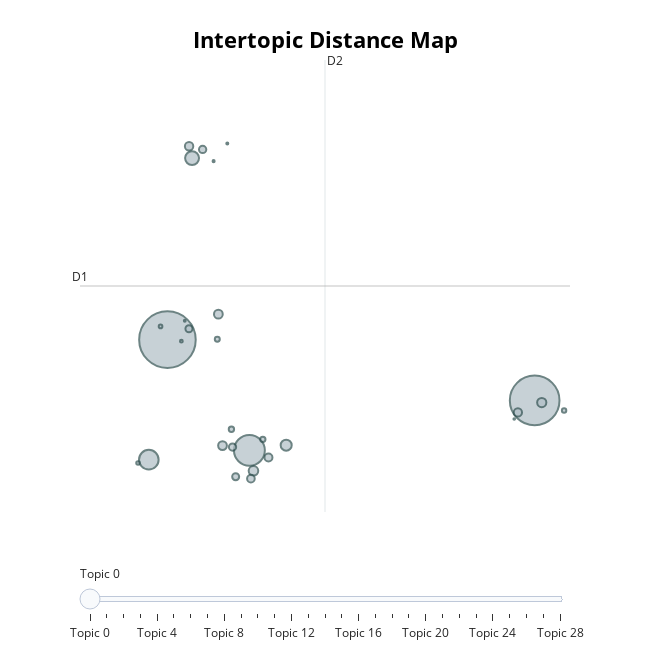

The cell this chart's notebook holds for it:
### Code cell
topic_model = topic_model.reduce_topics(docs, nr_topics=30)
topic_model.visualize_topics()

### Figure 1 — Plotly figure (JSON) as saved in the notebook; plotly's stock layout.template omitted (floating-point values rounded to 4 significant figures)
{"data": [{"customdata": [[0, "play | like | good | get | one", 15852], [1, "play | good | like | get | one", 12219], [2, "good | play | like | get | make", 4731], [3, "ii | love | like | play | good", 1902], [4, "like | get | play | good | one", 959], [5, "make | like | fucking | play | one", 603], [6, "good | like | play | get | make", 457], [7, "play | good | like | bad | great", 421], [8, "like | play | get | good | feel", 382], [9, "enemy | play | get | like | great", 380], [10, "ganked | poison | zone | get | love", 349], [11, "play | make | like | time | one", 340], [12, "rolin | bursss | swag | make | play", 314], [13, "get | bos | like | play | time", 290], [14, "die | get | play | make | story", 266], [15, "die | like | play | get | make", 262], [16, "liar | illusory | ahead | wall | good", 245], [17, "matrixdll | like | good | dementia | cancer", 241], [18, "enemy | get | good | bad | like", 142], [19, "like | play | make | look | feel", 140], [20, "die | tyrit | raime | get | one", 123], [21, "dx | ii | version | game | say", 96], [22, "th | tr | like | one | play", 66], [23, "play | like | back | area | one", 63], [24, "noparse | much | may | good | story", 39], [25, "yes | agian | slowly | long | reckomand", 21], [26, "die | load | useless | dual | offer", 20], [27, "discovery | play | yes | awosme | best", 17], [28, "land | combat | monster | refined | witcher", 13]], "hovertemplate": "<b>Topic %{customdata[0]}</b><br>%{customdata[1]}<br>Size: %{customdata[2]}", "legendgroup": "", "marker": {"color": "#B0BEC5", "line": {"color": "DarkSlateGrey", "width": 2}, "size": [15852, 12219, 4731, 1902, 959, 603, 457, 421, 382, 380, 349, 340, 314, 290, 266, 262, 245, 241, 142, 140, 123, 96, 66, 63, 39, 21, 20, 17, 13], "sizemode": "area", "sizeref": 9.908, "symbol": "circle"}, "mode": "markers", "name": "", "orientation": "v", "showlegend": false, "type": "scatter", "x": [-5.993, 0.1656, -4.619, -6.306, -5.58, -4.002, -4.55, 0.2846, -5.139, -5.07, -5.63, -0.1158, -4.298, -4.593, -5.403, -4.901, -5.632, -4.849, -4.92, -4.393, -5.157, 0.6594, -6.109, -6.487, -5.76, -5.219, -4.989, -5.702, -0.1769], "xaxis": "x", "y": [11.99, 9.97, 8.313, 8.004, 18.01, 8.486, 7.634, 9.901, 12.83, 8.471, 18.41, 9.572, 8.079, 7.373, 18.3, 8.422, 12.35, 7.436, 9.012, 8.678, 12.0, 9.636, 12.43, 7.891, 11.94, 17.91, 18.5, 12.61, 9.356], "yaxis": "y"}], "layout": {"annotations": [{"showarrow": false, "text": "D1", "x": -7.46, "y": 13.77, "yshift": 10}, {"showarrow": false, "text": "D2", "x": -3.351, "xshift": 10, "y": 21.27}], "height": 650, "hoverlabel": {"bgcolor": "white", "font": {"family": "Rockwell", "size": 16}}, "legend": {"itemsizing": "constant", "tracegroupgap": 0}, "margin": {"t": 60}, "shapes": [{"line": {"color": "#CFD8DC", "width": 2}, "type": "line", "x0": -3.351, "x1": -3.351, "y0": 6.267, "y1": 21.27}, {"line": {"color": "#9E9E9E", "width": 2}, "type": "line", "x0": -7.46, "x1": 0.7583, "y0": 13.77, "y1": 13.77}], "sliders": [{"active": 0, "pad": {"t": 50}, "steps": [{"args": [{"marker.color": [["red", "#B0BEC5", "#B0BEC5", "#B0BEC5", "#B0BEC5", "#B0BEC5", "#B0BEC5", "#B0BEC5", "#B0BEC5", "#B0BEC5", "#B0BEC5", "#B0BEC5", "#B0BEC5", "#B0BEC5", "#B0BEC5", "#B0BEC5", "#B0BEC5", "#B0BEC5", "#B0BEC5", "#B0BEC5", "#B0BEC5", "#B0BEC5", "#B0BEC5", "#B0BEC5", "#B0BEC5", "#B0BEC5", "#B0BEC5", "#B0BEC5", "#B0BEC5"]]}], "label": "Topic 0", "method": "update"}, {"args": [{"marker.color": [["#B0BEC5", "red", "#B0BEC5", "#B0BEC5", "#B0BEC5", "#B0BEC5", "#B0BEC5", "#B0BEC5", "#B0BEC5", "#B0BEC5", "#B0BEC5", "#B0BEC5", "#B0BEC5", "#B0BEC5", "#B0BEC5", "#B0BEC5", "#B0BEC5", "#B0BEC5", "#B0BEC5", "#B0BEC5", "#B0BEC5", "#B0BEC5", "#B0BEC5", "#B0BEC5", "#B0BEC5", "#B0BEC5", "#B0BEC5", "#B0BEC5", "#B0BEC5"]]}], "label": "Topic 1", "method": "update"}, {"args": [{"marker.color": [["#B0BEC5", "#B0BEC5", "red", "#B0BEC5", "#B0BEC5", "#B0BEC5", "#B0BEC5", "#B0BEC5", "#B0BEC5", "#B0BEC5", "#B0BEC5", "#B0BEC5", "#B0BEC5", "#B0BEC5", "#B0BEC5", "#B0BEC5", "#B0BEC5", "#B0BEC5", "#B0BEC5", "#B0BEC5", "#B0BEC5", "#B0BEC5", "#B0BEC5", "#B0BEC5", "#B0BEC5", "#B0BEC5", "#B0BEC5", "#B0BEC5", "#B0BEC5"]]}], "label": "Topic 2", "method": "update"}, {"args": [{"marker.color": [["#B0BEC5", "#B0BEC5", "#B0BEC5", "red", "#B0BEC5", "#B0BEC5", "#B0BEC5", "#B0BEC5", "#B0BEC5", "#B0BEC5", "#B0BEC5", "#B0BEC5", "#B0BEC5", "#B0BEC5", "#B0BEC5", "#B0BEC5", "#B0BEC5", "#B0BEC5", "#B0BEC5", "#B0BEC5", "#B0BEC5", "#B0BEC5", "#B0BEC5", "#B0BEC5", "#B0BEC5", "#B0BEC5", "#B0BEC5", "#B0BEC5", "#B0BEC5"]]}], "label": "Topic 3", "method": "update"}, {"args": [{"marker.color": [["#B0BEC5", "#B0BEC5", "#B0BEC5", "#B0BEC5", "red", "#B0BEC5", "#B0BEC5", "#B0BEC5", "#B0BEC5", "#B0BEC5", "#B0BEC5", "#B0BEC5", "#B0BEC5", "#B0BEC5", "#B0BEC5", "#B0BEC5", "#B0BEC5", "#B0BEC5", "#B0BEC5", "#B0BEC5", "#B0BEC5", "#B0BEC5", "#B0BEC5", "#B0BEC5", "#B0BEC5", "#B0BEC5", "#B0BEC5", "#B0BEC5", "#B0BEC5"]]}], "label": "Topic 4", "method": "update"}, {"args": [{"marker.color": [["#B0BEC5", "#B0BEC5", "#B0BEC5", "#B0BEC5", "#B0BEC5", "red", "#B0BEC5", "#B0BEC5", "#B0BEC5", "#B0BEC5", "#B0BEC5", "#B0BEC5", "#B0BEC5", "#B0BEC5", "#B0BEC5", "#B0BEC5", "#B0BEC5", "#B0BEC5", "#B0BEC5", "#B0BEC5", "#B0BEC5", "#B0BEC5", "#B0BEC5", "#B0BEC5", "#B0BEC5", "#B0BEC5", "#B0BEC5", "#B0BEC5", "#B0BEC5"]]}], "label": "Topic 5", "method": "update"}, {"args": [{"marker.color": [["#B0BEC5", "#B0BEC5", "#B0BEC5", "#B0BEC5", "#B0BEC5", "#B0BEC5", "red", "#B0BEC5", "#B0BEC5", "#B0BEC5", "#B0BEC5", "#B0BEC5", "#B0BEC5", "#B0BEC5", "#B0BEC5", "#B0BEC5", "#B0BEC5", "#B0BEC5", "#B0BEC5", "#B0BEC5", "#B0BEC5", "#B0BEC5", "#B0BEC5", "#B0BEC5", "#B0BEC5", "#B0BEC5", "#B0BEC5", "#B0BEC5", "#B0BEC5"]]}], "label": "Topic 6", "method": "update"}, {"args": [{"marker.color": [["#B0BEC5", "#B0BEC5", "#B0BEC5", "#B0BEC5", "#B0BEC5", "#B0BEC5", "#B0BEC5", "red", "#B0BEC5", "#B0BEC5", "#B0BEC5", "#B0BEC5", "#B0BEC5", "#B0BEC5", "#B0BEC5", "#B0BEC5", "#B0BEC5", "#B0BEC5", "#B0BEC5", "#B0BEC5", "#B0BEC5", "#B0BEC5", "#B0BEC5", "#B0BEC5", "#B0BEC5", "#B0BEC5", "#B0BEC5", "#B0BEC5", "#B0BEC5"]]}], "label": "Topic 7", "method": "update"}, {"args": [{"marker.color": [["#B0BEC5", "#B0BEC5", "#B0BEC5", "#B0BEC5", "#B0BEC5", "#B0BEC5", "#B0BEC5", "#B0BEC5", "red", "#B0BEC5", "#B0BEC5", "#B0BEC5", "#B0BEC5", "#B0BEC5", "#B0BEC5", "#B0BEC5", "#B0BEC5", "#B0BEC5", "#B0BEC5", "#B0BEC5", "#B0BEC5", "#B0BEC5", "#B0BEC5", "#B0BEC5", "#B0BEC5", "#B0BEC5", "#B0BEC5", "#B0BEC5", "#B0BEC5"]]}], "label": "Topic 8", "method": "update"}, {"args": [{"marker.color": [["#B0BEC5", "#B0BEC5", "#B0BEC5", "#B0BEC5", "#B0BEC5", "#B0BEC5", "#B0BEC5", "#B0BEC5", "#B0BEC5", "red", "#B0BEC5", "#B0BEC5", "#B0BEC5", "#B0BEC5", "#B0BEC5", "#B0BEC5", "#B0BEC5", "#B0BEC5", "#B0BEC5", "#B0BEC5", "#B0BEC5", "#B0BEC5", "#B0BEC5", "#B0BEC5", "#B0BEC5", "#B0BEC5", "#B0BEC5", "#B0BEC5", "#B0BEC5"]]}], "label": "Topic 9", "method": "update"}, {"args": [{"marker.color": [["#B0BEC5", "#B0BEC5", "#B0BEC5", "#B0BEC5", "#B0BEC5", "#B0BEC5", "#B0BEC5", "#B0BEC5", "#B0BEC5", "#B0BEC5", "red", "#B0BEC5", "#B0BEC5", "#B0BEC5", "#B0BEC5", "#B0BEC5", "#B0BEC5", "#B0BEC5", "#B0BEC5", "#B0BEC5", "#B0BEC5", "#B0BEC5", "#B0BEC5", "#B0BEC5", "#B0BEC5", "#B0BEC5", "#B0BEC5", "#B0BEC5", "#B0BEC5"]]}], "label": "Topic 10", "method": "update"}, {"args": [{"marker.color": [["#B0BEC5", "#B0BEC5", "#B0BEC5", "#B0BEC5", "#B0BEC5", "#B0BEC5", "#B0BEC5", "#B0BEC5", "#B0BEC5", "#B0BEC5", "#B0BEC5", "red", "#B0BEC5", "#B0BEC5", "#B0BEC5", "#B0BEC5", "#B0BEC5", "#B0BEC5", "#B0BEC5", "#B0BEC5", "#B0BEC5", "#B0BEC5", "#B0BEC5", "#B0BEC5", "#B0BEC5", "#B0BEC5", "#B0BEC5", "#B0BEC5", "#B0BEC5"]]}], "label": "Topic 11", "method": "update"}, {"args": [{"marker.color": [["#B0BEC5", "#B0BEC5", "#B0BEC5", "#B0BEC5", "#B0BEC5", "#B0BEC5", "#B0BEC5", "#B0BEC5", "#B0BEC5", "#B0BEC5", "#B0BEC5", "#B0BEC5", "red", "#B0BEC5", "#B0BEC5", "#B0BEC5", "#B0BEC5", "#B0BEC5", "#B0BEC5", "#B0BEC5", "#B0BEC5", "#B0BEC5", "#B0BEC5", "#B0BEC5", "#B0BEC5", "#B0BEC5", "#B0BEC5", "#B0BEC5", "#B0BEC5"]]}], "label": "Topic 12", "method": "update"}, {"args": [{"marker.color": [["#B0BEC5", "#B0BEC5", "#B0BEC5", "#B0BEC5", "#B0BEC5", "#B0BEC5", "#B0BEC5", "#B0BEC5", "#B0BEC5", "#B0BEC5", "#B0BEC5", "#B0BEC5", "#B0BEC5", "red", "#B0BEC5", "#B0BEC5", "#B0BEC5", "#B0BEC5", "#B0BEC5", "#B0BEC5", "#B0BEC5", "#B0BEC5", "#B0BEC5", "#B0BEC5", "#B0BEC5", "#B0BEC5", "#B0BEC5", "#B0BEC5", "#B0BEC5"]]}], "label": "Topic 13", "method": "update"}, {"args": [{"marker.color": [["#B0BEC5", "#B0BEC5", "#B0BEC5", "#B0BEC5", "#B0BEC5", "#B0BEC5", "#B0BEC5", "#B0BEC5", "#B0BEC5", "#B0BEC5", "#B0BEC5", "#B0BEC5", "#B0BEC5", "#B0BEC5", "red", "#B0BEC5", "#B0BEC5", "#B0BEC5", "#B0BEC5", "#B0BEC5", "#B0BEC5", "#B0BEC5", "#B0BEC5", "#B0BEC5", "#B0BEC5", "#B0BEC5", "#B0BEC5", "#B0BEC5", "#B0BEC5"]]}], "label": "Topic 14", "method": "update"}, {"args": [{"marker.color": [["#B0BEC5", "#B0BEC5", "#B0BEC5", "#B0BEC5", "#B0BEC5", "#B0BEC5", "#B0BEC5", "#B0BEC5", "#B0BEC5", "#B0BEC5", "#B0BEC5", "#B0BEC5", "#B0BEC5", "#B0BEC5", "#B0BEC5", "red", "#B0BEC5", "#B0BEC5", "#B0BEC5", "#B0BEC5", "#B0BEC5", "#B0BEC5", "#B0BEC5", "#B0BEC5", "#B0BEC5", "#B0BEC5", "#B0BEC5", "#B0BEC5", "#B0BEC5"]]}], "label": "Topic 15", "method": "update"}, {"args": [{"marker.color": [["#B0BEC5", "#B0BEC5", "#B0BEC5", "#B0BEC5", "#B0BEC5", "#B0BEC5", "#B0BEC5", "#B0BEC5", "#B0BEC5", "#B0BEC5", "#B0BEC5", "#B0BEC5", "#B0BEC5", "#B0BEC5", "#B0BEC5", "#B0BEC5", "red", "#B0BEC5", "#B0BEC5", "#B0BEC5", "#B0BEC5", "#B0BEC5", "#B0BEC5", "#B0BEC5", "#B0BEC5", "#B0BEC5", "#B0BEC5", "#B0BEC5", "#B0BEC5"]]}], "label": "Topic 16", "method": "update"}, {"args": [{"marker.color": [["#B0BEC5", "#B0BEC5", "#B0BEC5", "#B0BEC5", "#B0BEC5", "#B0BEC5", "#B0BEC5", "#B0BEC5", "#B0BEC5", "#B0BEC5", "#B0BEC5", "#B0BEC5", "#B0BEC5", "#B0BEC5", "#B0BEC5", "#B0BEC5", "#B0BEC5", "red", "#B0BEC5", "#B0BEC5", "#B0BEC5", "#B0BEC5", "#B0BEC5", "#B0BEC5", "#B0BEC5", "#B0BEC5", "#B0BEC5", "#B0BEC5", "#B0BEC5"]]}], "label": "Topic 17", "method": "update"}, {"args": [{"marker.color": [["#B0BEC5", "#B0BEC5", "#B0BEC5", "#B0BEC5", "#B0BEC5", "#B0BEC5", "#B0BEC5", "#B0BEC5", "#B0BEC5", "#B0BEC5", "#B0BEC5", "#B0BEC5", "#B0BEC5", "#B0BEC5", "#B0BEC5", "#B0BEC5", "#B0BEC5", "#B0BEC5", "red", "#B0BEC5", "#B0BEC5", "#B0BEC5", "#B0BEC5", "#B0BEC5", "#B0BEC5", "#B0BEC5", "#B0BEC5", "#B0BEC5", "#B0BEC5"]]}], "label": "Topic 18", "method": "update"}, {"args": [{"marker.color": [["#B0BEC5", "#B0BEC5", "#B0BEC5", "#B0BEC5", "#B0BEC5", "#B0BEC5", "#B0BEC5", "#B0BEC5", "#B0BEC5", "#B0BEC5", "#B0BEC5", "#B0BEC5", "#B0BEC5", "#B0BEC5", "#B0BEC5", "#B0BEC5", "#B0BEC5", "#B0BEC5", "#B0BEC5", "red", "#B0BEC5", "#B0BEC5", "#B0BEC5", "#B0BEC5", "#B0BEC5", "#B0BEC5", "#B0BEC5", "#B0BEC5", "#B0BEC5"]]}], "label": "Topic 19", "method": "update"}, {"args": [{"marker.color": [["#B0BEC5", "#B0BEC5", "#B0BEC5", "#B0BEC5", "#B0BEC5", "#B0BEC5", "#B0BEC5", "#B0BEC5", "#B0BEC5", "#B0BEC5", "#B0BEC5", "#B0BEC5", "#B0BEC5", "#B0BEC5", "#B0BEC5", "#B0BEC5", "#B0BEC5", "#B0BEC5", "#B0BEC5", "#B0BEC5", "red", "#B0BEC5", "#B0BEC5", "#B0BEC5", "#B0BEC5", "#B0BEC5", "#B0BEC5", "#B0BEC5", "#B0BEC5"]]}], "label": "Topic 20", "method": "update"}, {"args": [{"marker.color": [["#B0BEC5", "#B0BEC5", "#B0BEC5", "#B0BEC5", "#B0BEC5", "#B0BEC5", "#B0BEC5", "#B0BEC5", "#B0BEC5", "#B0BEC5", "#B0BEC5", "#B0BEC5", "#B0BEC5", "#B0BEC5", "#B0BEC5", "#B0BEC5", "#B0BEC5", "#B0BEC5", "#B0BEC5", "#B0BEC5", "#B0BEC5", "red", "#B0BEC5", "#B0BEC5", "#B0BEC5", "#B0BEC5", "#B0BEC5", "#B0BEC5", "#B0BEC5"]]}], "label": "Topic 21", "method": "update"}, {"args": [{"marker.color": [["#B0BEC5", "#B0BEC5", "#B0BEC5", "#B0BEC5", "#B0BEC5", "#B0BEC5", "#B0BEC5", "#B0BEC5", "#B0BEC5", "#B0BEC5", "#B0BEC5", "#B0BEC5", "#B0BEC5", "#B0BEC5", "#B0BEC5", "#B0BEC5", "#B0BEC5", "#B0BEC5", "#B0BEC5", "#B0BEC5", "#B0BEC5", "#B0BEC5", "red", "#B0BEC5", "#B0BEC5", "#B0BEC5", "#B0BEC5", "#B0BEC5", "#B0BEC5"]]}], "label": "Topic 22", "method": "update"}, {"args": [{"marker.color": [["#B0BEC5", "#B0BEC5", "#B0BEC5", "#B0BEC5", "#B0BEC5", "#B0BEC5", "#B0BEC5", "#B0BEC5", "#B0BEC5", "#B0BEC5", "#B0BEC5", "#B0BEC5", "#B0BEC5", "#B0BEC5", "#B0BEC5", "#B0BEC5", "#B0BEC5", "#B0BEC5", "#B0BEC5", "#B0BEC5", "#B0BEC5", "#B0BEC5", "#B0BEC5", "red", "#B0BEC5", "#B0BEC5", "#B0BEC5", "#B0BEC5", "#B0BEC5"]]}], "label": "Topic 23", "method": "update"}, {"args": [{"marker.color": [["#B0BEC5", "#B0BEC5", "#B0BEC5", "#B0BEC5", "#B0BEC5", "#B0BEC5", "#B0BEC5", "#B0BEC5", "#B0BEC5", "#B0BEC5", "#B0BEC5", "#B0BEC5", "#B0BEC5", "#B0BEC5", "#B0BEC5", "#B0BEC5", "#B0BEC5", "#B0BEC5", "#B0BEC5", "#B0BEC5", "#B0BEC5", "#B0BEC5", "#B0BEC5", "#B0BEC5", "red", "#B0BEC5", "#B0BEC5", "#B0BEC5", "#B0BEC5"]]}], "label": "Topic 24", "method": "update"}, {"args": [{"marker.color": [["#B0BEC5", "#B0BEC5", "#B0BEC5", "#B0BEC5", "#B0BEC5", "#B0BEC5", "#B0BEC5", "#B0BEC5", "#B0BEC5", "#B0BEC5", "#B0BEC5", "#B0BEC5", "#B0BEC5", "#B0BEC5", "#B0BEC5", "#B0BEC5", "#B0BEC5", "#B0BEC5", "#B0BEC5", "#B0BEC5", "#B0BEC5", "#B0BEC5", "#B0BEC5", "#B0BEC5", "#B0BEC5", "red", "#B0BEC5", "#B0BEC5", "#B0BEC5"]]}], "label": "Topic 25", "method": "update"}, {"args": [{"marker.color": [["#B0BEC5", "#B0BEC5", "#B0BEC5", "#B0BEC5", "#B0BEC5", "#B0BEC5", "#B0BEC5", "#B0BEC5", "#B0BEC5", "#B0BEC5", "#B0BEC5", "#B0BEC5", "#B0BEC5", "#B0BEC5", "#B0BEC5", "#B0BEC5", "#B0BEC5", "#B0BEC5", "#B0BEC5", "#B0BEC5", "#B0BEC5", "#B0BEC5", "#B0BEC5", "#B0BEC5", "#B0BEC5", "#B0BEC5", "red", "#B0BEC5", "#B0BEC5"]]}], "label": "Topic 26", "method": "update"}, {"args": [{"marker.color": [["#B0BEC5", "#B0BEC5", "#B0BEC5", "#B0BEC5", "#B0BEC5", "#B0BEC5", "#B0BEC5", "#B0BEC5", "#B0BEC5", "#B0BEC5", "#B0BEC5", "#B0BEC5", "#B0BEC5", "#B0BEC5", "#B0BEC5", "#B0BEC5", "#B0BEC5", "#B0BEC5", "#B0BEC5", "#B0BEC5", "#B0BEC5", "#B0BEC5", "#B0BEC5", "#B0BEC5", "#B0BEC5", "#B0BEC5", "#B0BEC5", "red", "#B0BEC5"]]}], "label": "Topic 27", "method": "update"}, {"args": [{"marker.color": [["#B0BEC5", "#B0BEC5", "#B0BEC5", "#B0BEC5", "#B0BEC5", "#B0BEC5", "#B0BEC5", "#B0BEC5", "#B0BEC5", "#B0BEC5", "#B0BEC5", "#B0BEC5", "#B0BEC5", "#B0BEC5", "#B0BEC5", "#B0BEC5", "#B0BEC5", "#B0BEC5", "#B0BEC5", "#B0BEC5", "#B0BEC5", "#B0BEC5", "#B0BEC5", "#B0BEC5", "#B0BEC5", "#B0BEC5", "#B0BEC5", "#B0BEC5", "red"]]}], "label": "Topic 28", "method": "update"}]}], "title": {"font": {"color": "Black", "size": 22}, "text": "<b>Intertopic Distance Map</b>", "x": 0.5, "xanchor": "center", "y": 0.95, "yanchor": "top"}, "width": 650, "xaxis": {"anchor": "y", "domain": [0, 1], "range": [-7.46, 0.7583], "title": {"text": ""}, "visible": false}, "yaxis": {"anchor": "x", "domain": [0, 1], "range": [6.267, 21.27], "title": {"text": ""}, "visible": false}}}
